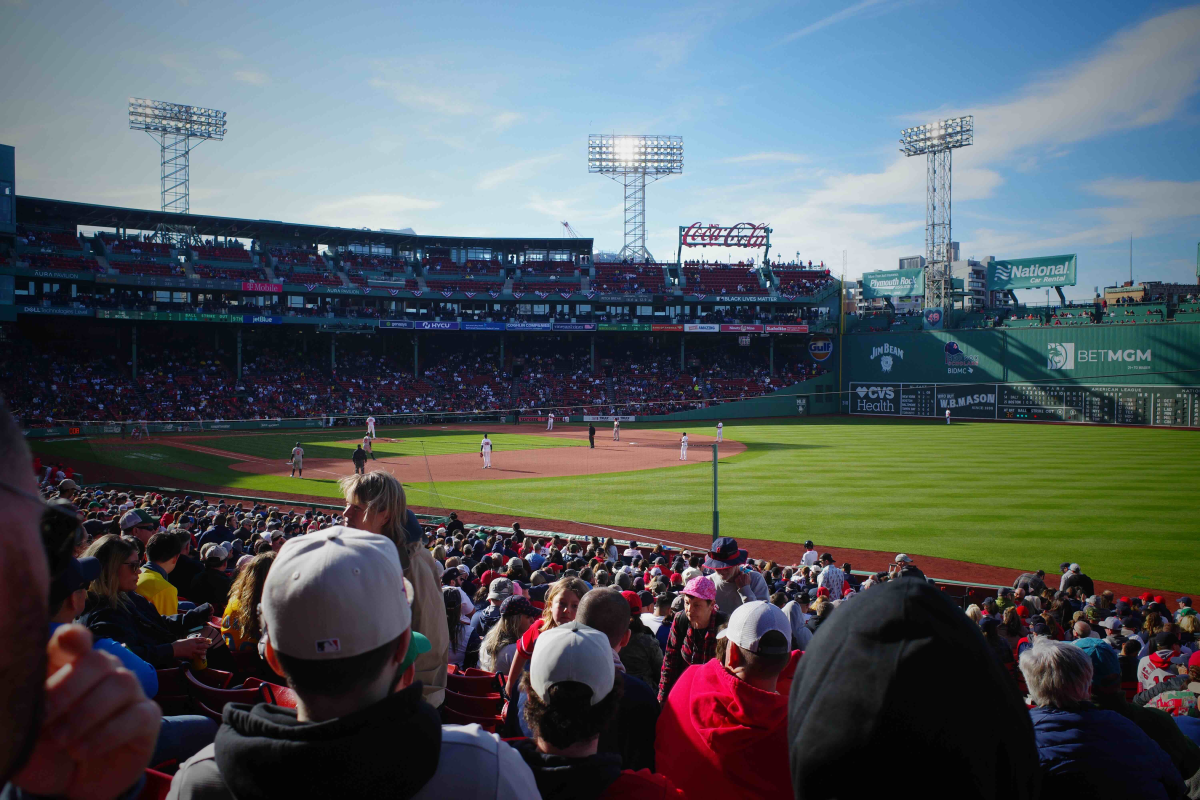
#> input picture prod/image-processing-workflow/multiple-images/input/images/test.jpg, 6000 x 4000 px (shown at 1/5 size); its folder holds only this picture in this run
$ jupyter execute --allow-errors 'image-processing-workflow copy.ipynb'
#> lines starting #> are read from the running program, lines starting #| are printed output that depends on the picture
[cell 1]
image_path = '/Users/matthewlaujh/Desktop/desktop/itpnyu/itpnyu-thesis/itpnyu-thesis/prod/images/'

[cell 2]
import numpy as np
from PIL import Image
from pathlib import Path

class ImageProcessor:
    def __init__(self):
        self.processed_images = {}  # Dictionary to store processed images
        self.pixel_data = {}       # Dictionary to store pixel data

    def process_image(self, image_path):
        """
        Load and resize image to 1000px width while maintaining aspect ratio

        Args:
            image_path: Path to the image file

        Returns:
            dict containing processed image data
        """
        # Load image
        img = Image.open(image_path)
#> img is the input picture: PIL image 6000x4000 RGB; mean R, G, B 82.9, 91.4, 95.8
        original_size = img.size
#> original_size = (6000, 4000)

        # Calculate new height maintaining aspect ratio
        width_percent = (1000 / float(img.size[0]))
#> width_percent = 0.167
        new_height = int((float(img.size[1]) * float(width_percent)))
#> new_height = 666

        # Resize image
        img = img.resize((1000, new_height), Image.Resampling.LANCZOS)
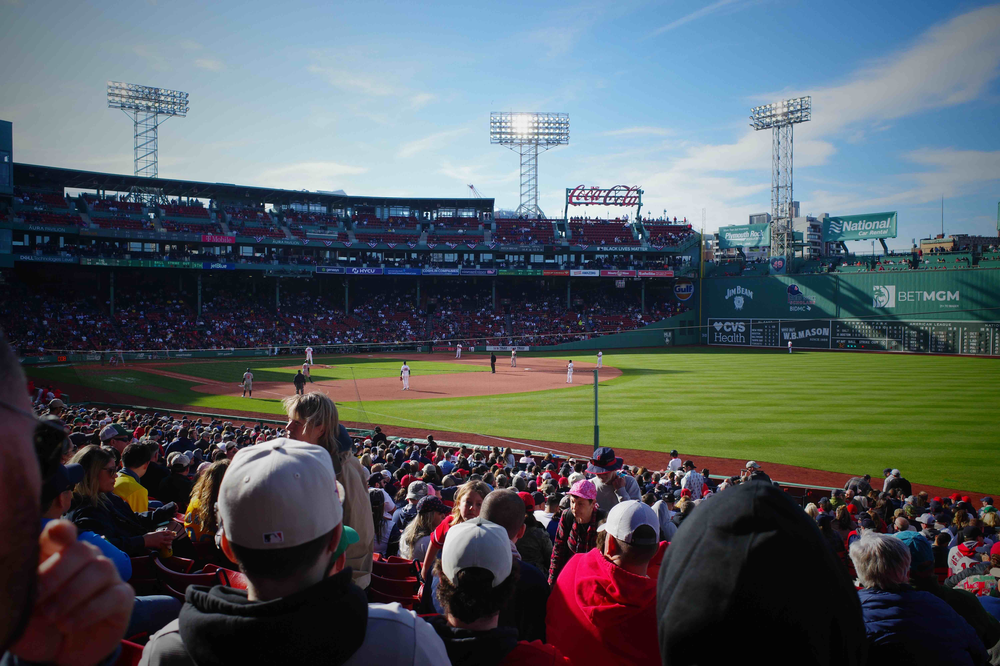
#> img: PIL image 1000x666 RGB; mean R, G, B 82.9, 91.4, 95.8

        # Convert to numpy array
        img_array = np.array(img)

        # Store data in dictionary
        image_info = {
            'file_path': str(image_path),
            'file_name': Path(image_path).name,
            'original_size': original_size,
            'resized_shape': img_array.shape,
            'array': img_array
        }

        # Store in class dictionary
        self.processed_images[str(image_path)] = image_info

        print(f"Processed: {Path(image_path).name}")
        print(f"Original size: {original_size}")
#| Original size: (6000, 4000)
        print(f"Resized to: {img_array.shape}")
#| Resized to: (666, 1000, 3)

        return image_info

    def extract_pixel_data(self, image_path):
        """
        Extract pixel data (R,G,B,X,Y) from processed image

        Args:
            image_path: Path to the processed image

        Returns:
            numpy array of shape (n_pixels, 5) containing [R,G,B,X,Y] for each pixel
        """
        if str(image_path) not in self.processed_images:
            raise ValueError(f"Image {image_path} not processed yet")

        img_array = self.processed_images[str(image_path)]['array']
        height, width = img_array.shape[:2]
#> height = 666; width = 1000

        # Create meshgrid for X,Y coordinates
        y_coords, x_coords = np.meshgrid(np.arange(height), np.arange(width), indexing='ij')

        # Normalize X,Y coordinates to 0-1 range
        x_normalized = x_coords / width
        y_normalized = y_coords / height

        # Reshape arrays
        pixels_rgb = img_array.reshape(-1, 3)  # RGB values
        x_coords = x_normalized.reshape(-1, 1)  # X coordinates
        y_coords = y_normalized.reshape(-1, 1)  # Y coordinates

        # Combine all data
        pixel_data = np.column_stack([pixels_rgb, x_coords, y_coords])

        # Store in class dictionary
        self.pixel_data[str(image_path)] = pixel_data

        print(f"Extracted pixel data for: {Path(image_path).name}")
        print(f"Shape: {pixel_data.shape} (n_pixels, [R,G,B,X,Y])")
#| Shape: (666000, 5) (n_pixels, [R,G,B,X,Y])

        return pixel_data

    def process_input(self, input_path):
        """
        Process either a single image or all images in a directory

        Args:
            input_path: Path to a single image file or a directory

        Returns:
            dict containing processed images and their pixel data
        """
        path = Path(input_path)

        if path.is_file():
            # Process single image
            if path.suffix.lower() in ['.jpg', '.jpeg', '.png']:
                try:
                    # Process image
                    self.process_image(str(path))
                    # Extract pixel data
                    self.extract_pixel_data(str(path))
                except Exception as e:
                    print(f"Error processing {path.name}: {e}")
            else:
                print(f"Unsupported file type: {path.suffix}")

        elif path.is_dir():
            # Process all images in directory
            for file_path in path.glob('*'):
                if file_path.suffix.lower() in ['.jpg', '.jpeg', '.png']:
                    try:
                        # Process image
                        self.process_image(str(file_path))
                        # Extract pixel data
                        self.extract_pixel_data(str(file_path))
                    except Exception as e:
                        print(f"Error processing {file_path.name}: {e}")

        else:
            print("Invalid input: must be a file or directory")

        print(f"\nTotal images processed: {len(self.processed_images)}")
#| Total images processed: 1
        return self.pixel_data

    def get_pixel_data(self):
        """
        Get pixel data for all processed images

        Returns:
            dict with file paths as keys and pixel data arrays as values
        """
        return self.pixel_data

# Example usage:

# Initialize processor
processor = ImageProcessor()

# Process a single image
# single_image_pixels = processor.process_input('/Users/matthewlaujh/Desktop/desktop/itpnyu/itpnyu-thesis/itpnyu-thesis/prod/images/test3.jpg')

# Process an entire directory
directory_pixel_data = processor.process_input('/Users/matthewlaujh/Desktop/desktop/itpnyu/itpnyu-thesis/itpnyu-thesis/prod/images/')
#> directory_pixel_data = 1 item

# Get all processed pixel data
all_pixel_data = processor.get_pixel_data()
#> all_pixel_data = 1 item

[cell 3]
import numpy as np
from PIL import Image
from pathlib import Path
import umap
import matplotlib.pyplot as plt
from mpl_toolkits.mplot3d import Axes3D

def process_image(image_path):
    """
    Load and resize image to 1000px width while maintaining aspect ratio
    """
    # Load image
    img = Image.open(image_path)
    original_size = img.size
#> original_size = (6000, 4000)

    # Calculate new height maintaining aspect ratio
    width_percent = (300 / float(img.size[0]))
#> width_percent = 0.05
    new_height = int((float(img.size[1]) * float(width_percent)))
#> new_height = 200

    # Resize image
    img = img.resize((300, new_height), Image.Resampling.LANCZOS)
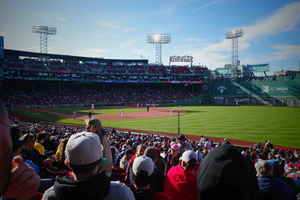
#> img: PIL image 300x200 RGB; mean R, G, B 82.9, 91.4, 95.8

    # Convert to numpy array
    img_array = np.array(img)

    print(f"Processed: {Path(image_path).name}")
    print(f"Original size: {original_size}")
#| Original size: (6000, 4000)
    print(f"Resized to: {img_array.shape}")
#| Resized to: (200, 300, 3)

    return {
        'file_path': str(image_path),
        'file_name': Path(image_path).name,
        'original_size': original_size,
        'resized_shape': img_array.shape,
        'array': img_array
    }

def extract_pixel_data(img_info):
    """
    Extract pixel data (R,G,B,X,Y) from image
    """
    img_array = img_info['array']
    height, width = img_array.shape[:2]

    # Create meshgrid for X,Y coordinates
    y_coords, x_coords = np.meshgrid(np.arange(height), np.arange(width), indexing='ij')

    # Normalize X,Y coordinates to 0-1 range
    x_normalized = x_coords / width
    y_normalized = y_coords / height

    # Reshape arrays
    pixels_rgb = img_array.reshape(-1, 3)
    x_coords = x_normalized.reshape(-1, 1)
    y_coords = y_normalized.reshape(-1, 1)

    # Combine all data
    pixel_data = np.column_stack([pixels_rgb, x_coords, y_coords])

    print(f"Extracted pixel data for: {img_info['file_name']}")
    print(f"Shape: {pixel_data.shape} (n_pixels, [R,G,B,X,Y])")

    return pixel_data

def create_umaps(pixel_data, filename):
    """
    Create and plot both 2D and 3D UMAP visualizations
    """
    # UMAP reducers
    reducer_2d = umap.UMAP(
        n_components=2,
        n_neighbors=15,
        min_dist=1,
        metric='euclidean',
        random_state=42
    )

    reducer_3d = umap.UMAP(
        n_components=3,
        n_neighbors=15,
        min_dist=0.1,
        metric='euclidean',
        random_state=42
    )

    print(f"\nProcessing UMAP for: {filename}")

    # Create embeddings
    embedding_2d = reducer_2d.fit_transform(pixel_data)
    embedding_3d = reducer_3d.fit_transform(pixel_data)

    # Plot 2D UMAP
    plt.figure(figsize=(10, 10))
    plt.scatter(embedding_2d[:, 0], embedding_2d[:, 1],
               c=pixel_data[:, :3]/255,
               s=1,
               alpha=0.5)
    plt.title(f'2D UMAP - {filename}')
    plt.show()

    # Plot 3D UMAP
    fig = plt.figure(figsize=(10, 10))
    ax = fig.add_subplot(111, projection='3d')
    scatter = ax.scatter(embedding_3d[:, 0],
                       embedding_3d[:, 1],
                       embedding_3d[:, 2],
                       c=pixel_data[:, :3]/255,
                       s=1,
                       alpha=0.5)
    ax.set_title(f'3D UMAP - {filename}')
    plt.show()

    print(f"UMAP shapes - 2D: {embedding_2d.shape}, 3D: {embedding_3d.shape}")

    return {
        '2d': embedding_2d,
        '3d': embedding_3d
    }

def process_input(input_path):
    """
    Process either a single image or all images in a directory

    Args:
        input_path: Path to image file or directory

    Returns:
        Dictionary containing processed data
    """
    processed_data = {}
    path = Path(input_path)

    if path.is_file():
        # Process single image
        if path.suffix.lower() in ['.jpg', '.jpeg', '.png']:
            try:
                # Process image
                img_info = process_image(str(path))

                # Extract pixel data
                pixels = extract_pixel_data(img_info)

                # Create UMAP visualizations
                umaps = create_umaps(pixels, img_info['file_name'])

                # Store all data
                processed_data[str(path)] = {
                    'image_info': img_info,
                    'pixel_data': pixels,
                    'umap_data': umaps
                }
            except Exception as e:
                print(f"Error processing {path.name}: {e}")
        else:
            print(f"Unsupported file type: {path.suffix}")

    elif path.is_dir():
        # Process all images in directory
        for file_path in path.glob('*'):
            if file_path.suffix.lower() in ['.jpg', '.jpeg', '.png']:
                try:
                    # Process image
                    img_info = process_image(str(file_path))
#> img_info = 5 items

                    # Extract pixel data
                    pixels = extract_pixel_data(img_info)
#| Extracted pixel data for: test.jpg
#| Shape: (60000, 5) (n_pixels, [R,G,B,X,Y])

                    # Create UMAP visualizations
                    umaps = create_umaps(pixels, img_info['file_name'])

                    # Store all data
                    processed_data[str(file_path)] = {
                        'image_info': img_info,
                        'pixel_data': pixels,
                        'umap_data': umaps
                    }
                except Exception as e:
                    print(f"Error processing {file_path.name}: {e}")

    else:
        print("Invalid input: must be a file or directory")

    print(f"\nTotal images processed: {len(processed_data)}")
    return processed_data

# Usage for single image:
# processed_data = process_input(image_path)

# Usage for directory:
#> (the rest of this cell did not finish here and is left out)

$ run again, on prod/image-processing-workflow/multiple-images/input/images/test2.jpg
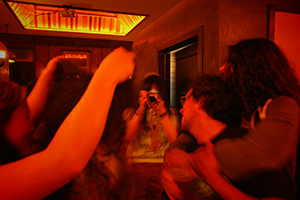
#> input picture prod/image-processing-workflow/multiple-images/input/images/test2.jpg, 300 x 200 px
#> in process_image, img is the input picture: PIL image 300x200 RGB; mean R, G, B 108.9, 22.3, 1.4
#> in process_image, `img = img.resize((1000, new_height), Image.Resampling.LANCZOS)`:
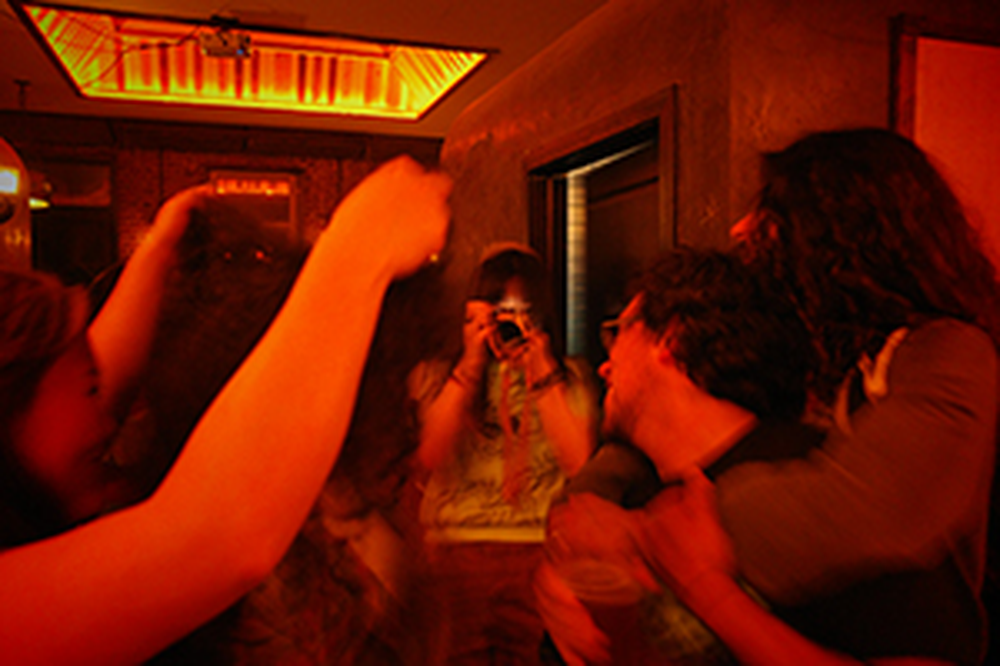
#> img: PIL image 1000x666 RGB; mean R, G, B 108.9, 22.4, 1.5
#| Original size: (300, 200)
#| Resized to: (666, 1000, 3)
#| Shape: (666000, 5) (n_pixels, [R,G,B,X,Y])
#| Total images processed: 1
#> directory_pixel_data = 1 item
#| Original size: (300, 200)
#| Resized to: (200, 300, 3)
#> img_info = 5 items
#| Extracted pixel data for: test2.jpg
#| Shape: (60000, 5) (n_pixels, [R,G,B,X,Y])
